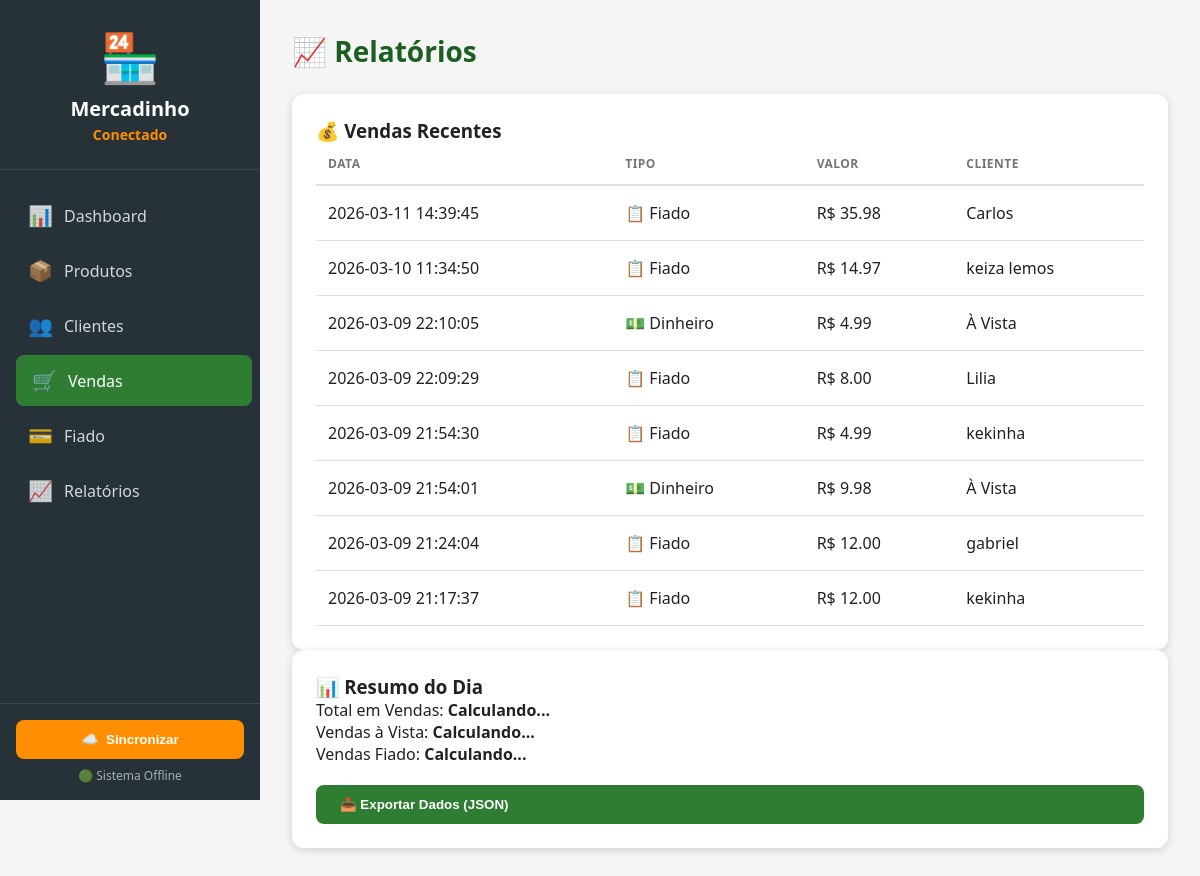
/vendas/historico, run on an earlier commit of the app's database.
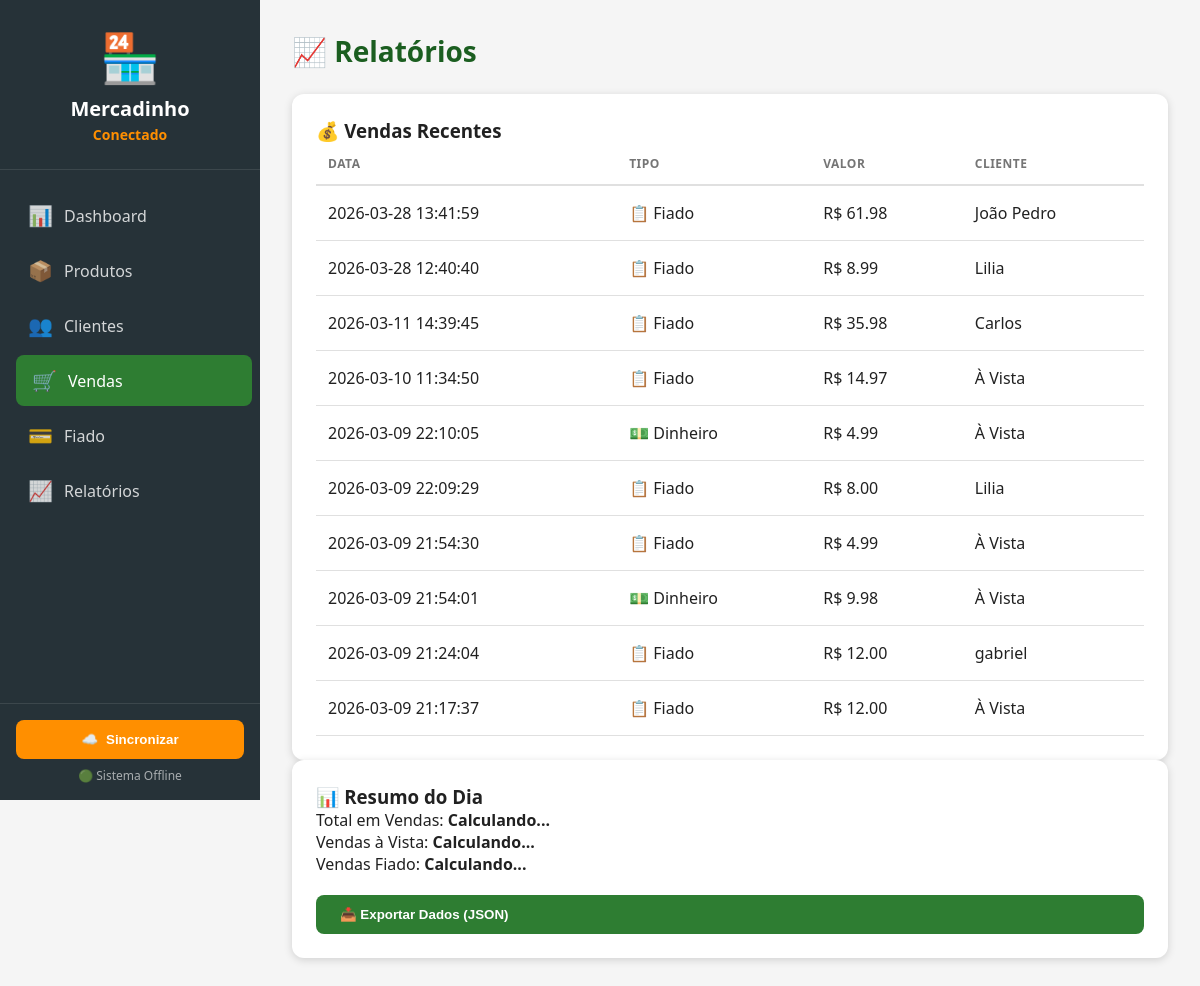
And on a later commit of the database.
### tables this page shows
CREATE TABLE vendas (
            id INTEGER PRIMARY KEY AUTOINCREMENT,
            data TIMESTAMP DEFAULT CURRENT_TIMESTAMP,
            valor_total REAL NOT NULL,
            tipo_pagamento TEXT NOT NULL,  -- 'dinheiro', 'cartao', 'fiado'
            cliente_id INTEGER,  -- NULL se for venda à vista
            FOREIGN KEY (cliente_id) REFERENCES clientes (id)
        );

### routes/vendas.py (the view)
@vendas_bp.route('/historico')
def historico():
    vendas = query_db("""
        SELECT v.*, c.nome as cliente_nome,
               COUNT(vi.id) as total_itens
        FROM vendas v
        LEFT JOIN clientes c ON v.cliente_id = c.id
        LEFT JOIN venda_itens vi ON v.id = vi.venda_id
        GROUP BY v.id
        ORDER BY v.data DESC
        LIMIT 50
    """)
    return render_template('relatorios.html', vendas=vendas)

### models/database.py (called while the page is built)
def get_db_connection():
    conn = sqlite3.connect(DATABASE_PATH)
    conn.row_factory = sqlite3.Row  # Permite acessar colunas pelo nome
    return conn

def query_db(query, args=(), one=False):
    conn = get_db_connection()
    try:
        cursor = conn.execute(query, args)
        rv = cursor.fetchall()
        conn.commit()
        return (rv[0] if rv else None) if one else rv
    finally:
        conn.close()

### templates/relatorios.html (shortened to what this page needs)
{% extends "base.html" %}
{% block content %}
<div class="page-header">
    <h2>📈 Relatórios</h2>
</div>
<div class="relatorios-grid">
    <div class="card">
        <h3>💰 Vendas Recentes</h3>
        <div class="table-responsive">
            <table class="data-table">
                <thead>
                    <tr>
                        <th>Data</th>
                        <th>Tipo</th>
                        <th>Valor</th>
                        <th>Cliente</th>
                    </tr>
                </thead>
                <tbody>
                    {% for venda in vendas %}
                    <tr>
                        <td>{{ venda.data }}</td>
                        <td>
                            {% if venda.tipo_pagamento == 'dinheiro' %}💵 Dinheiro
                            {% elif venda.tipo_pagamento == 'cartao' %}💳 Cartão
                            {% else %}📋 Fiado{% endif %}
                        </td>
                        <td>R$ {{ "%.2f"|format(venda.valor_total) }}</td>
                        <td>{{ venda.cliente_nome or 'À Vista' }}</td>
                    </tr>
                    {% endfor %}
                </tbody>
            </table>
        </div>
    </div>
    <div class="card">
        <h3>📊 Resumo do Dia</h3>
        <div class="resumo-stats">
            <div class="stat-row">
                <span>Total em Vendas:</span>
                <strong id="resumo-vendas">Calculando...</strong>
            </div>
            <div class="stat-row">
                <span>Vendas à Vista:</span>
                <strong id="resumo-vista">Calculando...</strong>
            </div>
            <div class="stat-row">
                <span>Vendas Fiado:</span>
                <strong id="resumo-fiado">Calculando...</strong>
            </div>
        </div>
        <button class="btn-primary" onclick="exportarDados()" style="margin-top: 20px; width: 100%;">
            📥 Exportar Dados (JSON)
        </button>
    </div>
</div>
{% endblock %}

What changed in the data, as far as the page shows it:
added vendas: data "2026-03-28 13:41:59", tipo_pagamento "📋 Fiado", valor_total "61.98", cliente_nome "João Pedro"
added vendas: data "2026-03-28 12:40:40", tipo_pagamento "📋 Fiado", valor_total "8.99", cliente_nome "Lilia"
computed for vendas (number 4 of 10 on the later page): cliente_nome "keiza lemos" → "À Vista"
computed for vendas (number 7 of 10 on the later page): cliente_nome "kekinha" → "À Vista"
computed for vendas (number 10 of 10 on the later page): cliente_nome "kekinha" → "À Vista"
